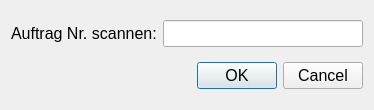
<?xml version="1.0" encoding="UTF-8"?>
<ui version="4.0">
 <class>myDialogContractNumberScanner</class>
 <widget class="QDialog" name="myDialogContractNumberScanner">
  <property name="windowModality">
   <enum>Qt::ApplicationModal</enum>
  </property>
  <property name="geometry">
   <rect>
    <x>0</x>
    <y>0</y>
    <width>340</width>
    <height>110</height>
   </rect>
  </property>
  <property name="font">
   <font>
    <pointsize>12</pointsize>
   </font>
  </property>
  <property name="windowTitle">
   <string>Auftrag Nr. eingeben - Scanner</string>
  </property>
  <property name="windowIcon">
   <iconset>
    <normalon>:/Icons/Images/Micrometer-100.png</normalon>
   </iconset>
  </property>
  <property name="accessibleName">
   <string>myDialogContractNumberScanner</string>
  </property>
  <layout class="QGridLayout" name="myGridLayoutDialogContractNumber">
   <item row="0" column="0">
    <widget class="QLabel" name="myLabelContractNumber">
     <property name="accessibleName">
      <string>myLabelContractNumber</string>
     </property>
     <property name="text">
      <string>Auftrag Nr. scannen:</string>
     </property>
    </widget>
   </item>
   <item row="0" column="1">
    <widget class="QLineEdit" name="myLineEditScanContractNumber">
     <property name="minimumSize">
      <size>
       <width>200</width>
       <height>0</height>
      </size>
     </property>
     <property name="accessibleName">
      <string>myLineEditScanContractNumber</string>
     </property>
    </widget>
   </item>
   <item row="1" column="1">
    <widget class="QDialogButtonBox" name="myButtonBoxDialogContractNumberScanner">
     <property name="accessibleName">
      <string>myButtonBoxDialogContractNumberScanner</string>
     </property>
     <property name="orientation">
      <enum>Qt::Horizontal</enum>
     </property>
     <property name="standardButtons">
      <set>QDialogButtonBox::Cancel|QDialogButtonBox::Ok</set>
     </property>
    </widget>
   </item>
  </layout>
 </widget>
 <resources>
  <include location="../InResources.qrc"/>
 </resources>
 <connections>
  <connection>
   <sender>myButtonBoxDialogContractNumberScanner</sender>
   <signal>accepted()</signal>
   <receiver>myDialogContractNumberScanner</receiver>
   <slot>accept()</slot>
   <hints>
    <hint type="sourcelabel">
     <x>248</x>
     <y>254</y>
    </hint>
    <hint type="destinationlabel">
     <x>157</x>
     <y>274</y>
    </hint>
   </hints>
  </connection>
  <connection>
   <sender>myButtonBoxDialogContractNumberScanner</sender>
   <signal>rejected()</signal>
   <receiver>myDialogContractNumberScanner</receiver>
   <slot>reject()</slot>
   <hints>
    <hint type="sourcelabel">
     <x>316</x>
     <y>260</y>
    </hint>
    <hint type="destinationlabel">
     <x>286</x>
     <y>274</y>
    </hint>
   </hints>
  </connection>
 </connections>
</ui>
